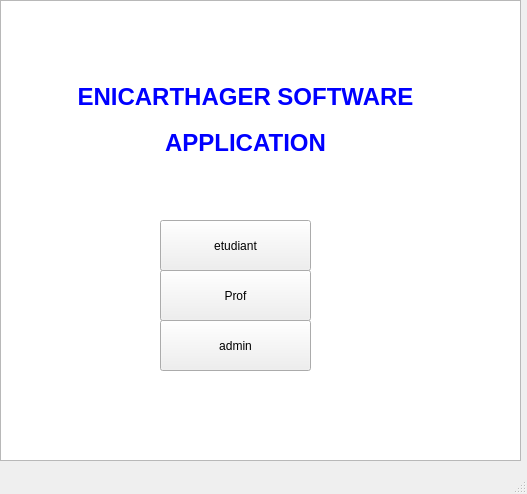
<?xml version="1.0" encoding="UTF-8"?>
<ui version="4.0">
 <class>Utilisateurr</class>
 <widget class="QMainWindow" name="Utilisateurr">
  <property name="geometry">
   <rect>
    <x>0</x>
    <y>0</y>
    <width>527</width>
    <height>494</height>
   </rect>
  </property>
  <property name="windowTitle">
   <string>Utilisateurr</string>
  </property>
  <widget class="QWidget" name="centralwidget">
   <widget class="QPushButton" name="pushButton_2">
    <property name="geometry">
     <rect>
      <x>160</x>
      <y>270</y>
      <width>151</width>
      <height>51</height>
     </rect>
    </property>
    <property name="text">
     <string>Prof</string>
    </property>
   </widget>
   <widget class="QPushButton" name="pushButton">
    <property name="geometry">
     <rect>
      <x>160</x>
      <y>220</y>
      <width>151</width>
      <height>51</height>
     </rect>
    </property>
    <property name="text">
     <string>etudiant</string>
    </property>
   </widget>
   <widget class="QPushButton" name="pushButton_admin">
    <property name="geometry">
     <rect>
      <x>160</x>
      <y>320</y>
      <width>151</width>
      <height>51</height>
     </rect>
    </property>
    <property name="text">
     <string>admin</string>
    </property>
   </widget>
   <widget class="QLabel" name="label">
    <property name="geometry">
     <rect>
      <x>-30</x>
      <y>30</y>
      <width>551</width>
      <height>181</height>
     </rect>
    </property>
    <property name="text">
     <string>&lt;html&gt;&lt;head/&gt;&lt;body&gt;&lt;h1 align=&quot;center&quot; style=&quot; margin-top:18px; margin-bottom:12px; margin-left:0px; margin-right:0px; -qt-block-indent:0; text-indent:0px;&quot;&gt;&lt;span style=&quot; font-size:xx-large; font-weight:600; color:#0000ff;&quot;&gt;ENICARTHAGER SOFTWARE&lt;/span&gt;&lt;/h1&gt;&lt;h1 align=&quot;center&quot; style=&quot; margin-top:18px; margin-bottom:12px; margin-left:0px; margin-right:0px; -qt-block-indent:0; text-indent:0px;&quot;&gt;&lt;span style=&quot; font-size:xx-large; font-weight:600; color:#0000ff;&quot;&gt; APPLICATION&lt;/span&gt;&lt;/h1&gt;&lt;/body&gt;&lt;/html&gt;</string>
    </property>
   </widget>
   <widget class="QGraphicsView" name="graphicsView">
    <property name="geometry">
     <rect>
      <x>0</x>
      <y>0</y>
      <width>521</width>
      <height>461</height>
     </rect>
    </property>
   </widget>
   <zorder>graphicsView</zorder>
   <zorder>pushButton_2</zorder>
   <zorder>pushButton</zorder>
   <zorder>pushButton_admin</zorder>
   <zorder>label</zorder>
  </widget>
  <widget class="QMenuBar" name="menubar">
   <property name="geometry">
    <rect>
     <x>0</x>
     <y>0</y>
     <width>527</width>
     <height>26</height>
    </rect>
   </property>
  </widget>
  <widget class="QStatusBar" name="statusbar"/>
 </widget>
 <resources/>
 <connections/>
</ui>
